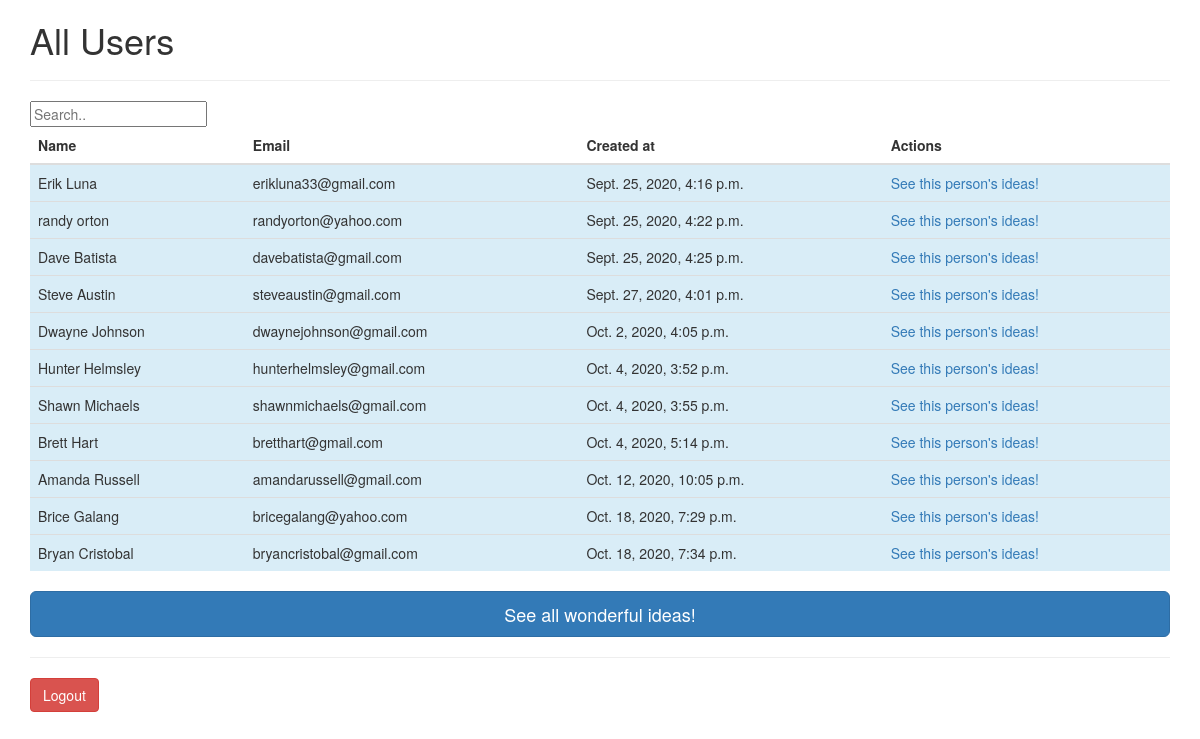
The page /dashboard (signed in) on the database its author committed.
### app_one/models.py (models this page shows)
class User(models.Model):
    first_name = models.CharField(max_length=255)
    last_name = models.CharField(max_length=255)
    email = models.CharField(max_length=255)
    password = models.CharField(max_length=60)
    user_level = models.IntegerField()
    created_at = models.DateTimeField(auto_now_add=True)
    updated_at = models.DateTimeField(auto_now=True)
    objects = UserManager()

### app_one/views.py (the view)
# urls.py: path('dashboard', views.dashboard),
def dashboard(request):
    if 'user_id' not in request.session:
        return redirect('/')
    user = User.objects.filter(id=request.session['user_id'])
    if not user:
        return redirect('/')
    context = {
        'all_users': User.objects.all(),
    }
    if user[0].user_level !=9:
        return render(request,'dashboard.html', context)
    else:
        return render(request,'dashboard_admin.html', context)

### app_one/templates/dashboard.html (shortened to what this page needs)
<!DOCTYPE html>
<html lang="en">
<head>
    <link rel="stylesheet" href="https://maxcdn.bootstrapcdn.com/bootstrap/3.4.1/css/bootstrap.min.css">
</head>
<body>
    <div class="container">
    <h1>All Users</h1>
    <hr>
    <input id="myInput" type="text" placeholder="Search..">
    <table class="table">
        <thead>
            <tr>
                <th>Name</th>
                <th>Email</th>
                <th>Created at</th>
                <th>Actions</th>
            </tr>
        </thead>
        <tbody id="myTable">
            {% for user in all_users %}
            <tr class='info'>
                <td>{{ user.first_name }} {{ user.last_name }}</td>
                <td>{{ user.email }}</td>
                <td>{{ user.created_at }}</td>
                <td><a href="/user/{{ user.id }}">See this person's ideas!</a></td>
            </tr>
            {% endfor %}
        </tbody>
    </table>
    <h3><a href="/ideas" class="btn btn-primary btn-lg btn-block">See all wonderful ideas!</a></h3>
    <hr>
    <a href="logout" class="btn btn-danger">Logout</a>
    </div>
</body>
</html>

### rows shown on the page
User: first_name "Erik", last_name "Luna", email "erikluna33@gmail.com", created_at "Sept. 25, 2020, 4:16 p.m."
User: first_name "randy", last_name "orton", email "randyorton@yahoo.com", created_at "Sept. 25, 2020, 4:22 p.m."
User: first_name "Dave", last_name "Batista", email "davebatista@gmail.com", created_at "Sept. 25, 2020, 4:25 p.m."
User: first_name "Steve", last_name "Austin", email "steveaustin@gmail.com", created_at "Sept. 27, 2020, 4:01 p.m."
User: first_name "Dwayne", last_name "Johnson", email "dwaynejohnson@gmail.com", created_at "Oct. 2, 2020, 4:05 p.m."
User: first_name "Hunter", last_name "Helmsley", email "hunterhelmsley@gmail.com", created_at "Oct. 4, 2020, 3:52 p.m."
User: first_name "Shawn", last_name "Michaels", email "shawnmichaels@gmail.com", created_at "Oct. 4, 2020, 3:55 p.m."
User: first_name "Brett", last_name "Hart", email "bretthart@gmail.com", created_at "Oct. 4, 2020, 5:14 p.m."
User: first_name "Amanda", last_name "Russell", email "amandarussell@gmail.com", created_at "Oct. 12, 2020, 10:05 p.m."
User: first_name "Brice", last_name "Galang", email "bricegalang@yahoo.com", created_at "Oct. 18, 2020, 7:29 p.m."
User: first_name "Bryan", last_name "Cristobal", email "bryancristobal@gmail.com", created_at "Oct. 18, 2020, 7:34 p.m."
